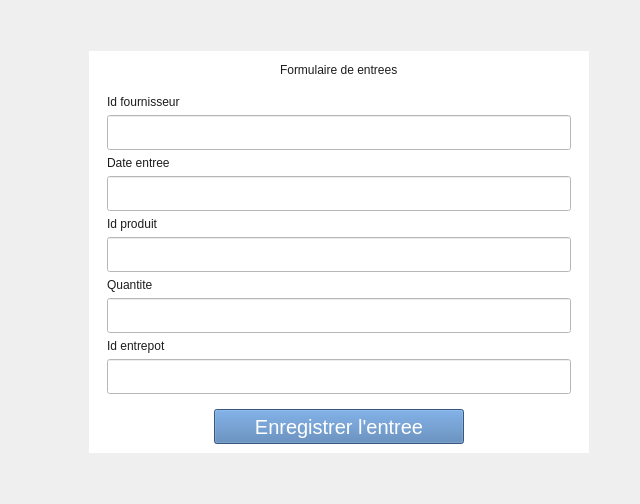
             <widget class="QWidget" name="tab_formulaire_entree">
              <attribute name="title">
               <string>Formulaire Entrees</string>
              </attribute>
              <layout class="QHBoxLayout" name="horizontalLayout_14">
               <item>
                <layout class="QVBoxLayout" name="verticalLayout_22">
                 <item>
                  <spacer name="verticalSpacer_22">
                   <property name="orientation">
                    <enum>Qt::Vertical</enum>
                   </property>
                   <property name="sizeHint" stdset="0">
                    <size>
                     <width>20</width>
                     <height>40</height>
                    </size>
                   </property>
                  </spacer>
                 </item>
                 <item>
                  <layout class="QHBoxLayout" name="horizontalLayout_59">
                   <item>
                    <spacer name="horizontalSpacer_45">
                     <property name="orientation">
                      <enum>Qt::Horizontal</enum>
                     </property>
                     <property name="sizeHint" stdset="0">
                      <size>
                       <width>78</width>
                       <height>20</height>
                      </size>
                     </property>
                    </spacer>
                   </item>
                   <item>
                    <widget class="QWidget" name="widget_22" native="true">
                     <property name="minimumSize">
                      <size>
                       <width>500</width>
                       <height>0</height>
                      </size>
                     </property>
                     <property name="maximumSize">
                      <size>
                       <width>500</width>
                       <height>16777215</height>
                      </size>
                     </property>
                     <property name="styleSheet">
                      <string notr="true">background: #fff;
color: #1c1c1c;</string>
                     </property>
                     <layout class="QVBoxLayout" name="verticalLayout_23">
                      <item>
                       <layout class="QHBoxLayout" name="horizontalLayout_60">
                        <item>
                         <spacer name="horizontalSpacer_46">
                          <property name="orientation">
                           <enum>Qt::Horizontal</enum>
                          </property>
                          <property name="sizeHint" stdset="0">
                           <size>
                            <width>40</width>
                            <height>20</height>
                           </size>
                          </property>
                         </spacer>
                        </item>
                        <item>
                         <widget class="QLabel" name="label_42">
                          <property name="text">
                           <string>Formulaire de entrees</string>
                          </property>
                         </widget>
                        </item>
                        <item>
                         <spacer name="horizontalSpacer_47">
                          <property name="orientation">
                           <enum>Qt::Horizontal</enum>
                          </property>
                          <property name="sizeHint" stdset="0">
                           <size>
                            <width>40</width>
                            <height>20</height>
                           </size>
                          </property>
                         </spacer>
                        </item>
                       </layout>
                      </item>
                      <item>
                       <layout class="QHBoxLayout" name="horizontalLayout_61">
                        <item>
                         <widget class="QWidget" name="widget_24" native="true">
                          <layout class="QGridLayout" name="gridLayout_9">
                           <item row="3" column="0">
                            <widget class="QLineEdit" name="lineEdit_26">
                             <property name="minimumSize">
                              <size>
                               <width>0</width>
                               <height>35</height>
                              </size>
                             </property>
                             <property name="maximumSize">
                              <size>
                               <width>16777215</width>
                               <height>35</height>
                              </size>
                             </property>
                            </widget>
                           </item>
                           <item row="0" column="0">
                            <widget class="QLabel" name="label_44">
                             <property name="text">
                              <string>Id fournisseur</string>
                             </property>
                            </widget>
                           </item>
                           <item row="2" column="0">
                            <widget class="QLabel" name="label_43">
                             <property name="text">
                              <string>Date entree</string>
                             </property>
                            </widget>
                           </item>
                           <item row="7" column="0">
                            <widget class="QLabel" name="label_6">
                             <property name="text">
                              <string>Quantite</string>
                             </property>
                            </widget>
                           </item>
                           <item row="9" column="0">
                            <widget class="QLabel" name="label_26">
                             <property name="text">
                              <string>Id entrepot</string>
                             </property>
                            </widget>
                           </item>
                           <item row="8" column="0">
                            <widget class="QLineEdit" name="lineEdit_16">
                             <property name="minimumSize">
                              <size>
                               <width>0</width>
                               <height>35</height>
                              </size>
                             </property>
                             <property name="maximumSize">
                              <size>
                               <width>16777215</width>
                               <height>35</height>
                              </size>
                             </property>
                            </widget>
                           </item>
                           <item row="1" column="0">
                            <widget class="QLineEdit" name="lineEdit_27">
                             <property name="minimumSize">
                              <size>
                               <width>0</width>
                               <height>35</height>
                              </size>
                             </property>
                             <property name="maximumSize">
                              <size>
                               <width>16777215</width>
                               <height>35</height>
                              </size>
                             </property>
                            </widget>
                           </item>
                           <item row="10" column="0">
                            <widget class="QLineEdit" name="lineEdit_17">
                             <property name="minimumSize">
                              <size>
                               <width>0</width>
                               <height>35</height>
                              </size>
                             </property>
                             <property name="maximumSize">
                              <size>
                               <width>16777215</width>
                               <height>35</height>
                              </size>
                             </property>
                            </widget>
                           </item>
                           <item row="6" column="0">
                            <widget class="QLineEdit" name="lineEdit_25">
                             <property name="minimumSize">
                              <size>
                               <width>0</width>
                               <height>35</height>
                              </size>
                             </property>
                             <property name="maximumSize">
                              <size>
                               <width>16777215</width>
                               <height>35</height>
                              </size>
                             </property>
                            </widget>
                           </item>
                           <item row="5" column="0">
                            <widget class="QLabel" name="label_45">
                             <property name="text">
                              <string>Id produit</string>
                             </property>
                            </widget>
                           </item>
                          </layout>
                         </widget>
                        </item>
                       </layout>
                      </item>
                      <item>
                       <layout class="QHBoxLayout" name="horizontalLayout_62">
                        <item>
                         <widget class="QPushButton" name="save_produit_btn_5">
                          <property name="minimumSize">
                           <size>
                            <width>250</width>
                            <height>35</height>
                           </size>
                          </property>
                          <property name="maximumSize">
                           <size>
                            <width>250</width>
                            <height>35</height>
                           </size>
                          </property>
                          <property name="styleSheet">
                           <string notr="true">background: #4b7bb2;
color: #fff;
font-size: 20px;
padding: 0;</string>
                          </property>
                          <property name="text">
                           <string>Enregistrer l'entree</string>
                          </property>
                         </widget>
                        </item>
                       </layout>
                      </item>
                     </layout>
                    </widget>
                   </item>
                   <item>
                    <spacer name="horizontalSpacer_48">
                     <property name="orientation">
                      <enum>Qt::Horizontal</enum>
                     </property>
                     <property name="sizeHint" stdset="0">
                      <size>
                       <width>40</width>
                       <height>20</height>
                      </size>
                     </property>
                    </spacer>
                   </item>
                  </layout>
                 </item>
                 <item>
                  <spacer name="verticalSpacer_23">
                   <property name="orientation">
                    <enum>Qt::Vertical</enum>
                   </property>
                   <property name="sizeHint" stdset="0">
                    <size>
                     <width>20</width>
                     <height>40</height>
                    </size>
                   </property>
                  </spacer>
                 </item>
                </layout>
               </item>
              </layout>
             </widget>
